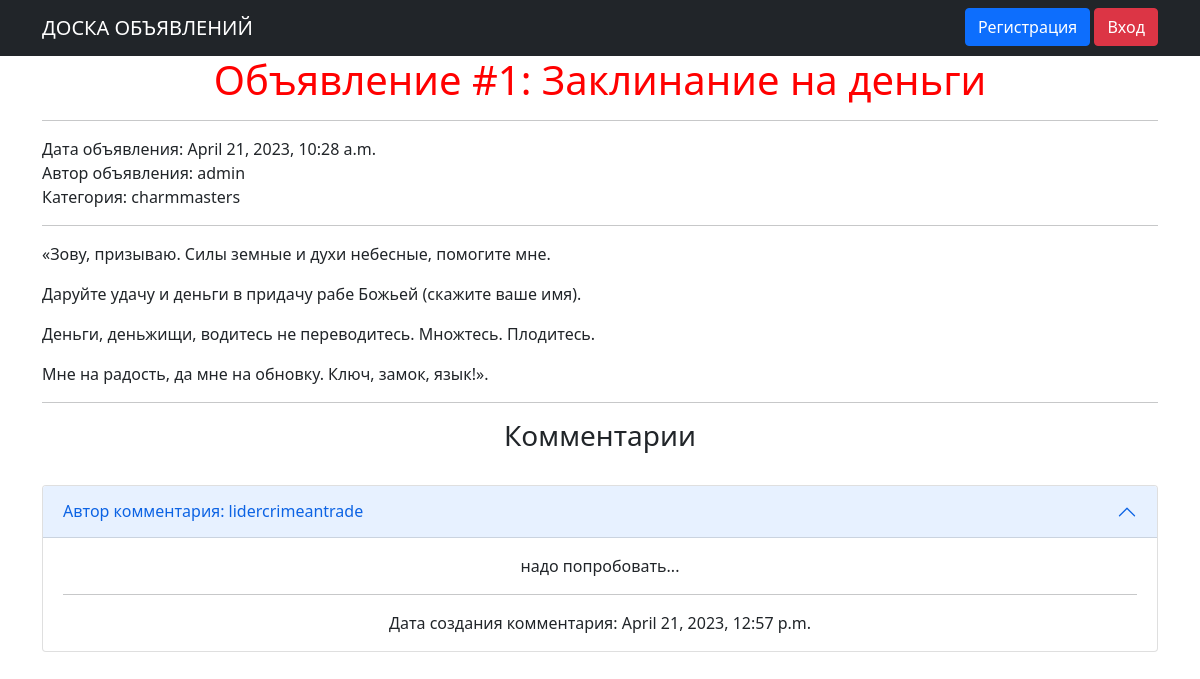
Before: /ad/1 with the older database file.
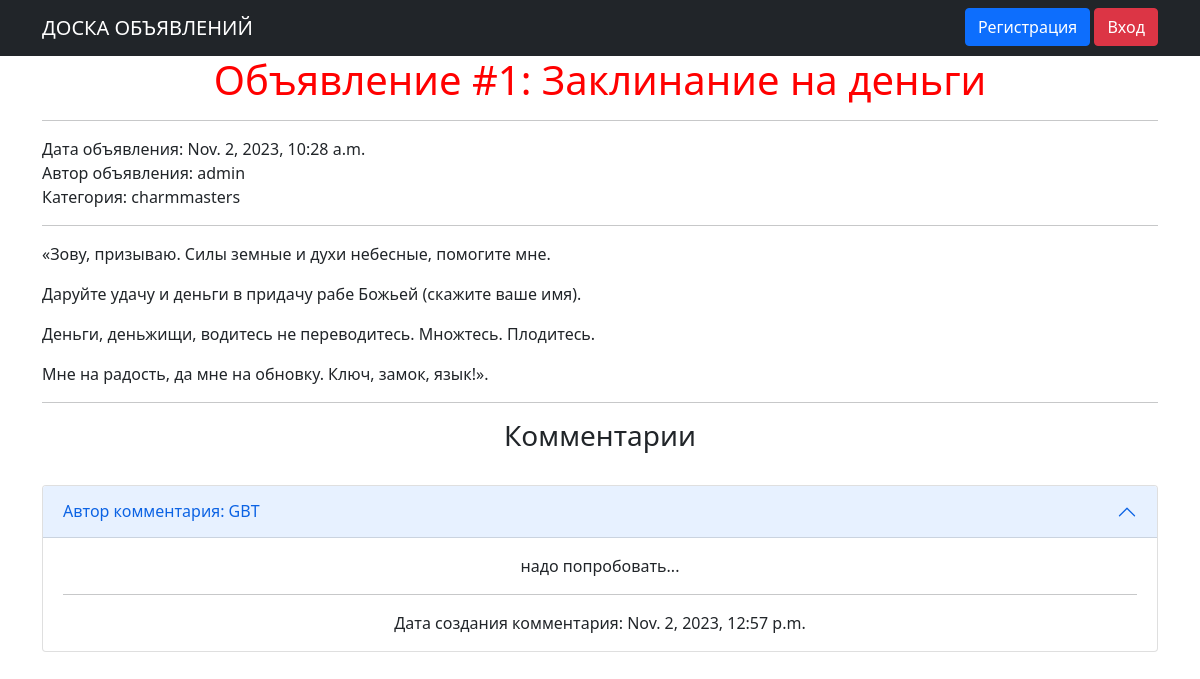
After: the same page with the newer database file.
### postboard/models.py (models this page shows, shortened)
class Ad(models.Model):
    TYPE = (
        ('tanks', 'Танки'),
        ('heals', 'Хилы'),
        ('dd', 'ДД'),
        ('buyers', 'Торговцы'),
        ('gildmasters', 'Гилдмастеры'),
        ('questgivers', 'Квестгиверы'),
        ('farriers', 'Кузнецы'),
        ('tanners', 'Кожевники'),
        ('potionmasters', 'Зельевары'),
        ('charmmasters', 'Мастер заклинаний'),
    )
    author = models.ForeignKey(User, on_delete=models.CASCADE, verbose_name='автор')
    author_id = author.primary_key
    title = models.CharField(max_length=64, verbose_name='заголовок')
    text = RichTextField()
    category = models.CharField(max_length=64, choices=TYPE, default='tank', verbose_name='категория')
    time_in = models.DateTimeField(auto_now_add=True)
    class Meta:
        verbose_name = 'Объявление'
        verbose_name_plural = 'Объявления'

class Comments(models.Model):
    ad = models.ForeignKey(Ad, on_delete=models.CASCADE, verbose_name='Объевление', related_name='comments')
    author = models.ForeignKey(User, on_delete=models.CASCADE, verbose_name='Автор комментария')
    time_in = models.DateTimeField(auto_now_add=True)
    text = models.CharField(max_length=64, verbose_name='Текст комментария')
    status = models.BooleanField(verbose_name='Статус', default=False)
    class Meta:
        verbose_name='Комментарий'
        verbose_name_plural = 'Комментарии'

### postboard/views.py (the view, shortened to what this page needs)
# urls.py: path('<int:pk>', AdDetail.as_view(), name='ad_detail'),
class AdDetail(FormMixin, DetailView):
    model = Ad
    template_name = 'post.html'
    context_object_name = 'post'
    form_class = CommentForm
    success_msg = 'Комментарий создан'
    def post(self, request, *args, **kwargs):
        form = self.get_form()
        if form.is_valid():
            return self.form_valid(form)
        else:
            return self.form_invalid(form)

### templates/post.html (shortened to what this page needs)
{% extends 'flatpages/default.html' %}
{% load static %}
{% block content %}
<h1><font color="red">Объявление #{{ post.pk }}: {{ post.title }}</font></h1>
<hr>
<div style="text-align: left;">Дата объявления: {{ post.time_in }}</div>
<div style="text-align: left;">Автор объявления: {{ post.author }}</div>
<div style="text-align: left;">Категория: {{ post.category }}</div>
<hr>
<div style="text-align: justify;">{{ post.text|safe }}</div>
<hr>
<h3>Комментарии</h3>
<br>
{% for item in post.comments.all %}
    {% if item.status == True %}
<div class="accordion" id="accordionPanelsStayOpenExample">
    <div class="accordion-item">
    <h2 class="accordion-header" id="headingOne">
      <button class="accordion-button" type="button" data-bs-toggle="collapse" data-bs-target="#collapseOne" aria-expanded="false" aria-controls="collapseOne">
        Автор комментария: {{item.author}}
      </button>
    </h2>
    <div id="collapseOne" class="accordion-collapse collapse show" aria-labelledby="headingOne" data-bs-parent="#accordionExample">
      <div class="accordion-body">
        {{item.text}}<hr>
          Дата создания комментария: {{item.time_in}}
      </div>
    </div>
  </div>
</div>
<p style="text-align: center;">&nbsp;</p>
{% endif %}
{% endfor %}
{% endblock content %}

Changed rows visible on the page:
changed Ad "Заклинание на деньги": time_in "April 21, 2023, 10:28 a.m." → "Nov. 2, 2023, 10:28 a.m."
changed Comments "надо попробовать...": author "lidercrimeantrade" → "GBT"; time_in "April 21, 2023, 12:57 p.m." → "Nov. 2, 2023, 12:57 p.m."
